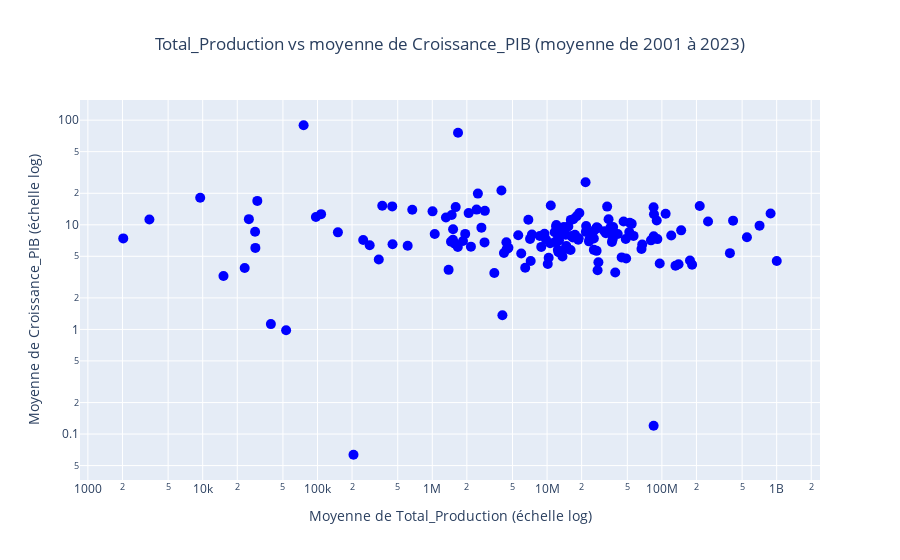

The notebook cell this image was saved under:
### Markdown cell above
Ce nuage de point est très intéressant car au premier ordre, on se rend compte qu'il y a une relation linéaire empirique qui émerge en échelle log log, ainsi lors de l'étude quantitative il sera judicieux de regarder le logarithme de ces quantités et aussi leurs moyennes.

### Code cell
nuage_inter(data,'Total_Production','Croissance_PIB')
nuage_inter(data,'Total_deforestation(ha)','Croissance_PIB')

### Figure 1 — Plotly figure (JSON) as saved in the notebook; plotly's stock layout.template omitted (floating-point values rounded to 4 significant figures; data arrays with more than 128 entries replaced by an {"elided": "..."} marker saying what was removed)
{"data": [{"hovertemplate": "<b>%{hovertext}</b><br><br>Total_Production=%{x}<br>Croissance_PIB=%{y}<extra></extra>", "hovertext": {"elided": "165 str values"}, "legendgroup": "", "marker": {"color": "blue", "size": 10, "symbol": "circle"}, "mode": "markers", "name": "", "orientation": "v", "showlegend": false, "type": "scatter", "x": {"elided": "165 float values"}, "xaxis": "x", "y": {"elided": "165 float values"}, "yaxis": "y"}], "layout": {"legend": {"tracegroupgap": 0}, "title": {"text": "Total_Production vs moyenne de Croissance_PIB (moyenne de 2001 à 2023)", "x": 0.5, "xanchor": "center"}, "xaxis": {"anchor": "y", "domain": [0, 1], "title": {"text": "Moyenne de Total_Production (échelle log)"}, "type": "log"}, "yaxis": {"anchor": "x", "domain": [0, 1], "title": {"text": "Moyenne de Croissance_PIB (échelle log)"}, "type": "log"}}}
